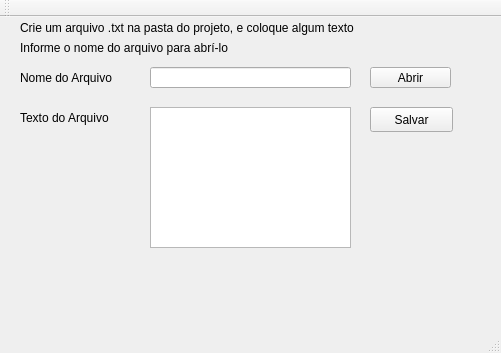
<?xml version="1.0" encoding="UTF-8"?>
<ui version="4.0">
 <class>MainWindow</class>
 <widget class="QMainWindow" name="MainWindow">
  <property name="geometry">
   <rect>
    <x>0</x>
    <y>0</y>
    <width>501</width>
    <height>353</height>
   </rect>
  </property>
  <property name="windowTitle">
   <string>MainWindow</string>
  </property>
  <widget class="QWidget" name="centralWidget">
   <widget class="QPushButton" name="pushButton">
    <property name="geometry">
     <rect>
      <x>370</x>
      <y>50</y>
      <width>81</width>
      <height>21</height>
     </rect>
    </property>
    <property name="text">
     <string>Abrir</string>
    </property>
   </widget>
   <widget class="QLineEdit" name="lineEdit">
    <property name="geometry">
     <rect>
      <x>150</x>
      <y>50</y>
      <width>201</width>
      <height>21</height>
     </rect>
    </property>
   </widget>
   <widget class="QLabel" name="label">
    <property name="geometry">
     <rect>
      <x>20</x>
      <y>0</y>
      <width>421</width>
      <height>21</height>
     </rect>
    </property>
    <property name="text">
     <string>Crie um arquivo .txt na pasta do projeto, e coloque algum texto</string>
    </property>
   </widget>
   <widget class="QLabel" name="label_2">
    <property name="geometry">
     <rect>
      <x>20</x>
      <y>20</y>
      <width>331</width>
      <height>21</height>
     </rect>
    </property>
    <property name="text">
     <string>Informe o nome do arquivo para abrí-lo</string>
    </property>
   </widget>
   <widget class="QLabel" name="label_3">
    <property name="geometry">
     <rect>
      <x>20</x>
      <y>50</y>
      <width>121</width>
      <height>21</height>
     </rect>
    </property>
    <property name="text">
     <string>Nome do Arquivo</string>
    </property>
   </widget>
   <widget class="QLabel" name="label_4">
    <property name="geometry">
     <rect>
      <x>20</x>
      <y>90</y>
      <width>131</width>
      <height>21</height>
     </rect>
    </property>
    <property name="text">
     <string>Texto do Arquivo</string>
    </property>
   </widget>
   <widget class="QTextEdit" name="textEdit">
    <property name="geometry">
     <rect>
      <x>150</x>
      <y>90</y>
      <width>201</width>
      <height>141</height>
     </rect>
    </property>
   </widget>
   <widget class="QPushButton" name="btn_salvar">
    <property name="geometry">
     <rect>
      <x>370</x>
      <y>90</y>
      <width>83</width>
      <height>25</height>
     </rect>
    </property>
    <property name="text">
     <string>Salvar</string>
    </property>
   </widget>
  </widget>
  <widget class="QMenuBar" name="menuBar">
   <property name="geometry">
    <rect>
     <x>0</x>
     <y>0</y>
     <width>501</width>
     <height>22</height>
    </rect>
   </property>
  </widget>
  <widget class="QToolBar" name="mainToolBar">
   <attribute name="toolBarArea">
    <enum>TopToolBarArea</enum>
   </attribute>
   <attribute name="toolBarBreak">
    <bool>false</bool>
   </attribute>
  </widget>
  <widget class="QStatusBar" name="statusBar"/>
 </widget>
 <layoutdefault spacing="6" margin="11"/>
 <resources/>
 <connections/>
</ui>
